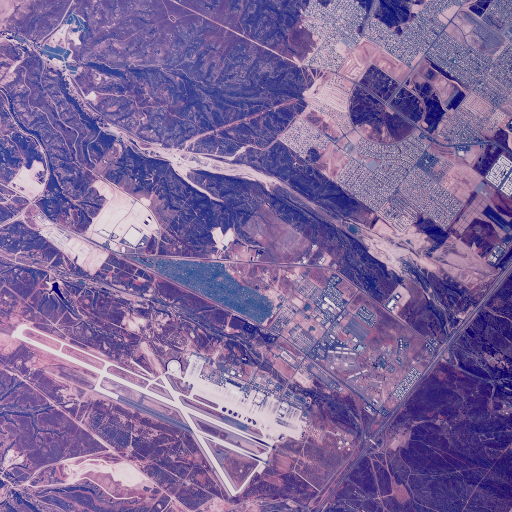
#> input picture wk8/Test_1.tiff, 512 x 512 px, given in place of noisy-fingerprint.tif, which was not available
$ jupyter execute --allow-errors wk5.ipynb   (older library calls are emulated)
#> lines starting #> are read from the running program, lines starting #| are printed output that depends on the picture; after the words box and inside, x2 and y2 are one past the last pixel; in counts of white or black regions, pixels touching at a corner belong together; pictures that were not available may be replaced by others from this repository, and a replacement may not be noted
[cell 1]
import cv2

b = cv2.imread('noisy-fingerprint.tif')
#> b is the input picture: shape (512, 512, 3); mean B, G, R 153.9, 102.8, 125.8

[cell 2]
se = cv2.getStructuringElement(cv2.MORPH_ELLIPSE, (5, 5))

[cell 3]
import matplotlib.pyplot as plt

plt.imshow(b, cmap='gray')

[cell 4]
plt.imshow(cv2.dilate(b, se), cmap='gray')
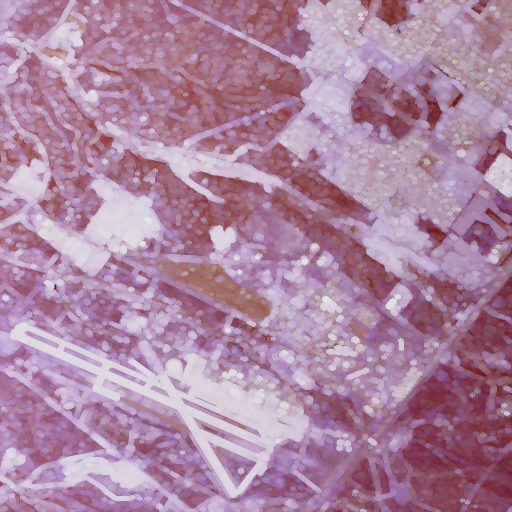
#> shown: shape (512, 512, 3); mean R, G, B 172.4, 134.2, 161.2

[cell 5]
plt.imshow(cv2.erode(b, se), cmap='gray')
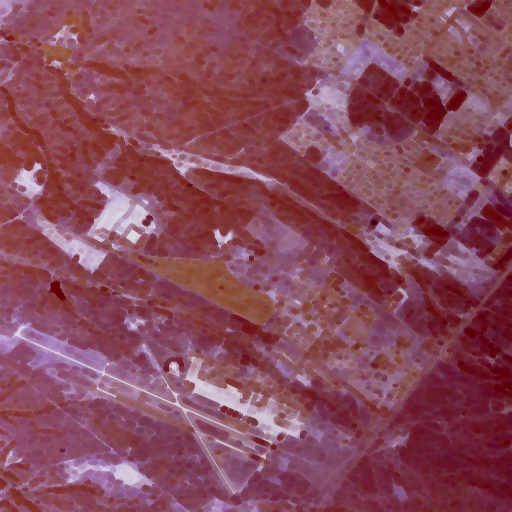
#> shown: shape (512, 512, 3); mean R, G, B 136.6, 74.2, 91.7

[cell 6]
plt.imshow(cv2.morphologyEx(b, cv2.MORPH_OPEN, se), cmap='gray')
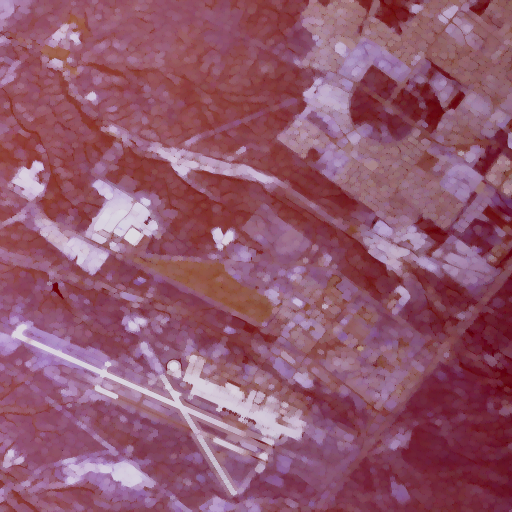
#> shown: shape (512, 512, 3); mean R, G, B 145.1, 88.8, 109.9

[cell 7]
plt.imshow(cv2.morphologyEx(b, cv2.MORPH_CLOSE, se), cmap='gray')
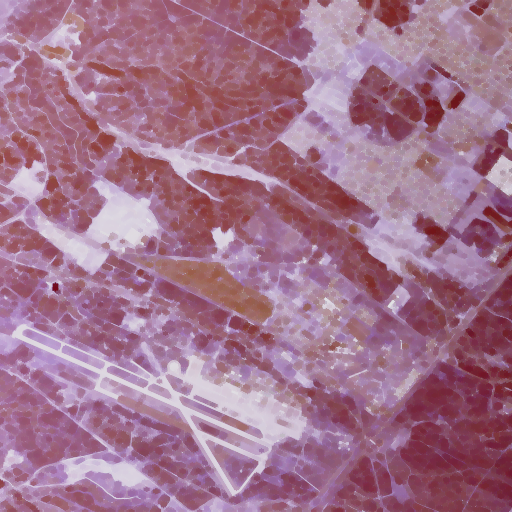
#> shown: shape (512, 512, 3); mean R, G, B 162, 116, 141.2

[cell 8]
im_coins = cv2.imread('coins.png')
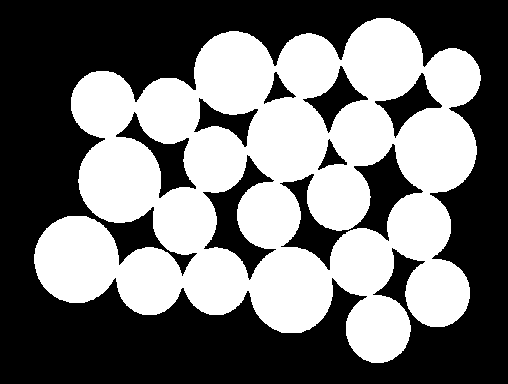
#> input picture wk5/coins.gif, 508 x 384 px, given in place of coins.png, which was not available
#> im_coins is the input picture: shape (384, 508, 3); 45.5% white; 1 white region, box (x1, y1, x2, y2) and area: (34, 18, 481, 363) 88669

[cell 9]
plt.imshow(im_coins, cmap='gray')

[cell 10]
k = cv2.getStructuringElement(cv2.MORPH_ELLIPSE, (50, 50))
plt.imshow(cv2.morphologyEx(im_coins, cv2.MORPH_OPEN, k), cmap='gray')
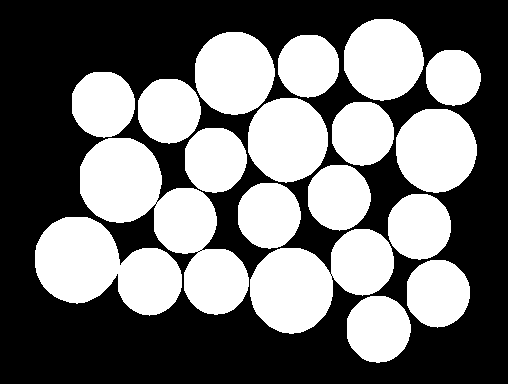
#> shown: shape (384, 508, 3); 44.5% white; 18 white regions, largest, box (x1, y1, x2, y2) and area: (80, 138, 249, 315) 12329, (35, 217, 182, 316) 9214, (250, 229, 394, 334) 8957

[cell 11]
plt.figure()
ms_1 = cv2.imread("mushroom img1.png")
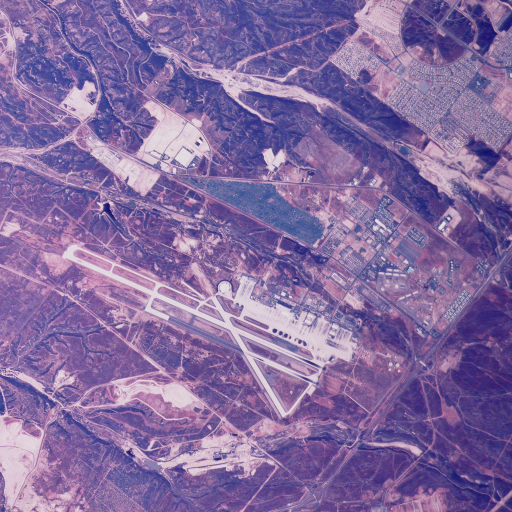
#> input picture wk8/Test_2.tiff, 1024 x 1024 px, given in place of mushroom img1.png, which was not available (shown at 1/2 size)
#> ms_1 is the input picture: shape (1024, 1024, 3); mean B, G, R 159.7, 107.5, 131.9
ms_1 = cv2.cvtColor(ms_1, cv2.COLOR_BGR2GRAY)
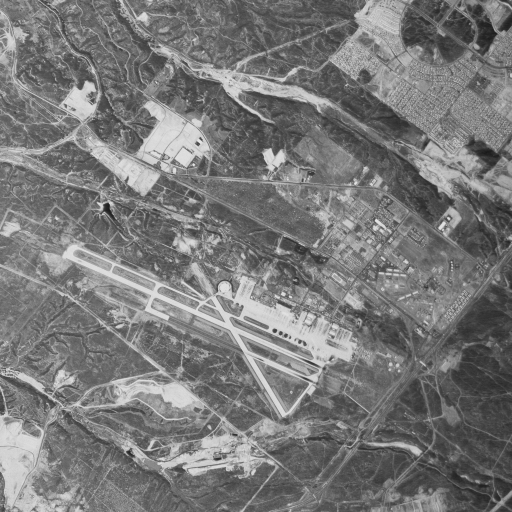
#> ms_1: shape (1024, 1024) (shown at 1/2 size); min 23, max 232, mean 120.7
plt.imshow(ms_1, cmap='gray')
plt.figure()
ms_2 = cv2.imread("mushroom img2.png")
ms_2 = cv2.cvtColor(ms_2, cv2.COLOR_BGR2GRAY)
plt.imshow(ms_2, cmap='gray')

#> (a cell that did not finish here is left out)

[cell 13]
import numpy as np
import cv2 as cv
from sklearn.cluster import MeanShift, estimate_bandwidth


img = ms_1

# filter to reduce noise
img = cv.medianBlur(img, 3)

# flatten the image
#> (the rest of this cell did not finish here and is left out)

#> (a cell that did not finish here is left out)

[cell 15]
k = cv2.getStructuringElement(cv2.MORPH_ELLIPSE, (20, 20))
#> (the rest of this cell did not finish here and is left out)

[cell 16]
k1 = cv2.getStructuringElement(cv2.MORPH_CROSS, (3, 3))
k2 = cv2.getStructuringElement(cv2.MORPH_CROSS, (3, 3))
#> (the rest of this cell did not finish here and is left out)

#> (a cell that did not finish here is left out)

[cell 18]
ms_2 = cv2.imread("mushroom img2.png")
ms_2 = cv2.cvtColor(ms_2, cv2.COLOR_BGR2GRAY)
equ = cv2.equalizeHist(ms_2)
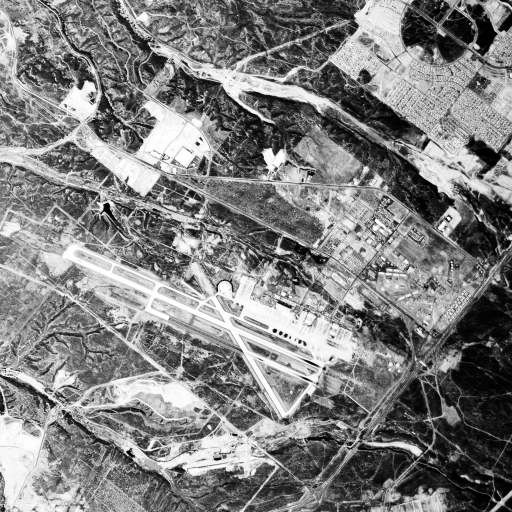
#> equ: shape (1024, 1024) (shown at 1/2 size); min 0, max 255, mean 128.5
plt.imshow(equ, cmap='gray')
